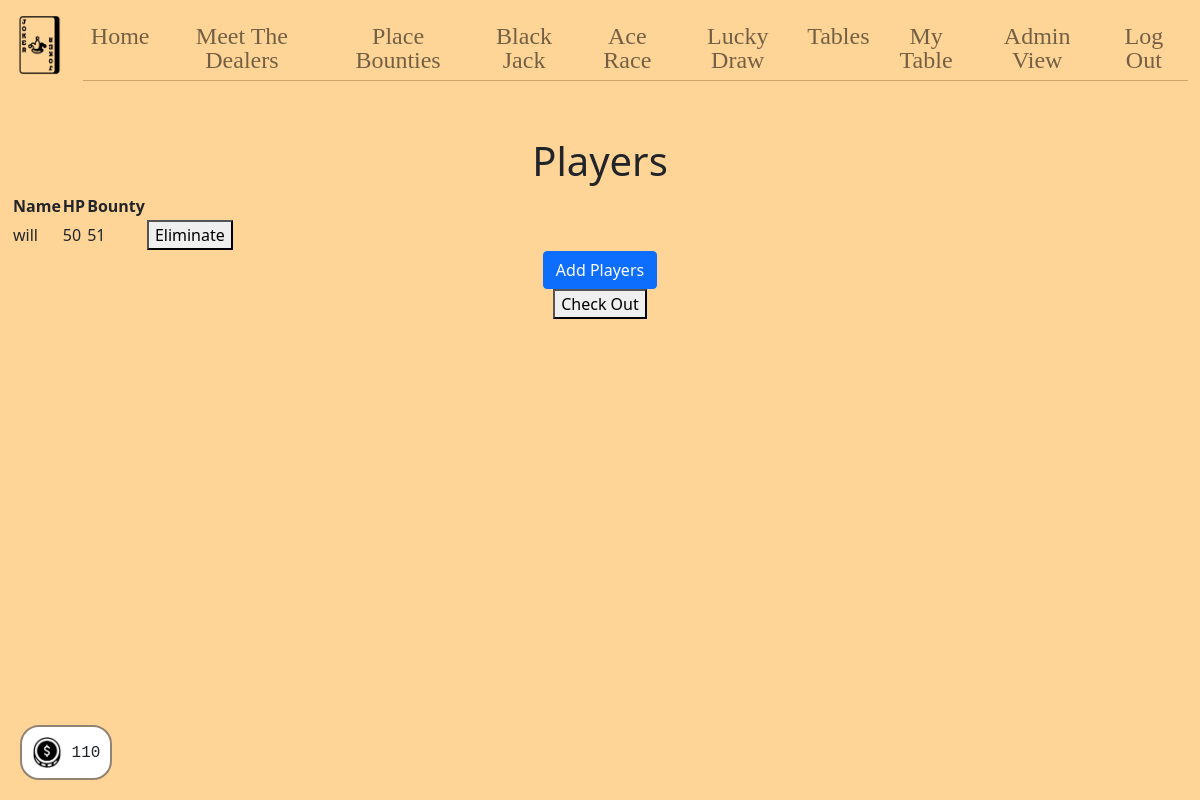
Before: /table2 (signed in) with the older database file.
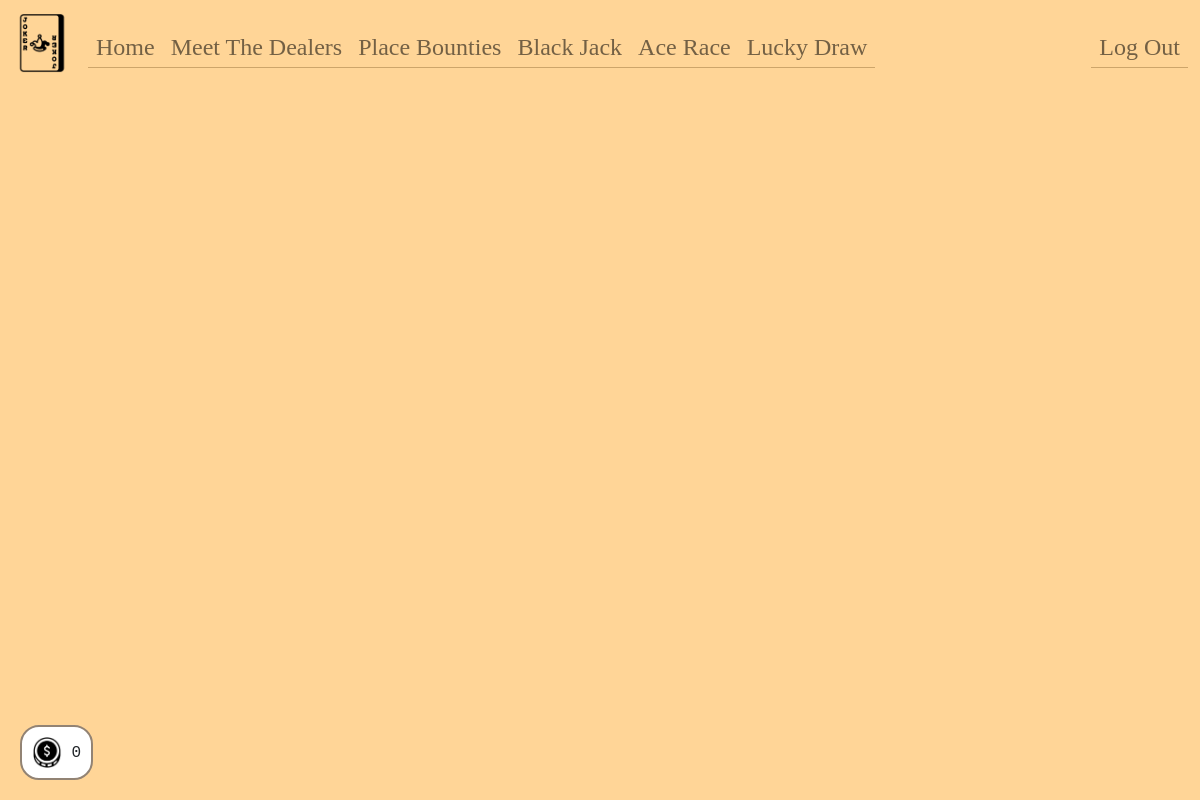
After: the same page with the newer database file.
### tables this page shows
CREATE TABLE users (
  id INTEGER PRIMARY KEY AUTOINCREMENT,
  name TEXT NOT NULL,
  hash TEXT NOT NULL,
  email TEXT,
  hp INTEGER DEFAULT 0 NOT NULL,
  bounty INTEGER DEFAULT 0 NOT NULL,
  lucky INTEGER DEFAULT 0 NOT NULL,
  playing INTEGER DEFAULT 0 NOT NULL,
  dealing INTEGER DEFAULT 0 NOT NULL,
  permission INTEGER DEFAULT 0 NOT NULL,
  poker INTEGER DEFAULT 0 NOT NULL,
  tableid INTEGER DEFAULT 0 NOT NULL
);

### app.py (the view)
@app.route("/table2", methods=["GET", "POST"])
@login_required
def table2():
    if request.method == "POST":
        dealer = request.form.get("id")
        if dealer:
            db.execute("UPDATE tables SET dealerid = ? WHERE id = 2", dealer)
            row = db.execute("SELECT * FROM tables WHERE id = 2")
            session["occupied2"] = True
            session["dealerid2"] = row[0]["dealerid"]
        players = db.execute("SELECT * FROM users WHERE poker = 2")
        persons = db.execute("SELECT * FROM users WHERE playing = 1 AND poker = 0")
        eliminated = request.form.get("eliminated")
        if eliminated:
            return render_template("eliminate.html", players=players, eliminated=eliminated)
        return render_template("table2.html", dealer=dealer, players=players, persons=persons)
    else:
        rows = db.execute("SELECT * FROM tables WHERE id = 2")
        dealer = rows[0]["dealerid"]
        if dealer == session["user_id"]:
            session["occupied2"] = True
        session["dealerid2"] = dealer
        players = db.execute("SELECT * FROM users WHERE poker = 2")
        persons = db.execute("SELECT * FROM users WHERE playing = 1 AND poker = 0")
        rows = db.execute("SELECT * FROM users WHERE id = ?", session["user_id"])
        session["hp"] = rows[0]["hp"]
        return render_template("table2.html", dealer=dealer, players=players, persons=persons)

### app.py (called while the page is built)
@app.after_request
def after_request(response):
    response.headers["Cache-Control"] = "no-cache, no-store, must-revalidate"
    response.headers["Expires"] = 0
    response.headers["Pragma"] = "no-cache"
    return response

### helpers.py (called while the page is built)
def login_required(f):
    @wraps(f)
    def decorated_function(*args, **kwargs):
        if session.get("user_id") is None:
            return redirect("/login")
        return f(*args, **kwargs)
    return decorated_function

### templates/table2.html (shortened to what this page needs)
{% extends "layout.html" %}
{% block main %}
    {% if session["dealer"] == 1 %}
        {% if session["occupied2"] == False or not session["occupied2"] %}
            <div>
                <form action="/table2" method="post">
                    <input name="id" type="hidden" value="{{ session["user_id"] }}">
                    <button type="submit">Check In</button>
                </form>
            </div>
        {% elif session["dealerid2"] == session["user_id"] or session["admin"] == 1 %}
            <div id="mainPage">
            <h1>Players</h1>
            <table>
                <thead>
                    <tr>
                        <th>Name</th>
                        <th>HP</th>
                        <th>Bounty</th>
                    </tr>
                </thead>
                <tbody>
                {% for player in players %}
                    <tr class="">
                        <td class="text-start">{{ player["name"] }}</td>
                        <td class="text-start">{{ player["hp"] }}</td>
                        <td class="text-start">{{ player["bounty"] }}</td>
                        <td>
                            <form id="eliminationForm" action="/table2" method="post">
                                <button type="submit" class="buttons">Eliminate</button>
                            </form>
                        </td>
                    </tr>
                {% endfor %}
                </tbody>
            </table>
            <div>
                <button class="btn btn-primary" id="myBtn">Add Players</button>
            </div>
            <div>
                <form action="/checkout" method="post">
                    <button type="submit">Check Out</button>
                </form>
            </div>
        </div>
        {% else %}
            <div>
                You aren't authorized to access this page !
            </div>
        {% endif %}
    {% endif %}
{% endblock %}
{% block footer %}
    <div id="value-container"><img class="img-fluid money" src="/static/money.png"> {{ session["hp"] }} </div>
{% endblock %}

Changed rows visible on the page:
no longer on this page (row edited): users: name "will", hp "50", bounty "51"
Other visible differences:
{{ session["hp"] }}: "110" → "0"
text no longer shown: "Tables My Table Admin View Players Name HP Bounty Add Players Check Out"
